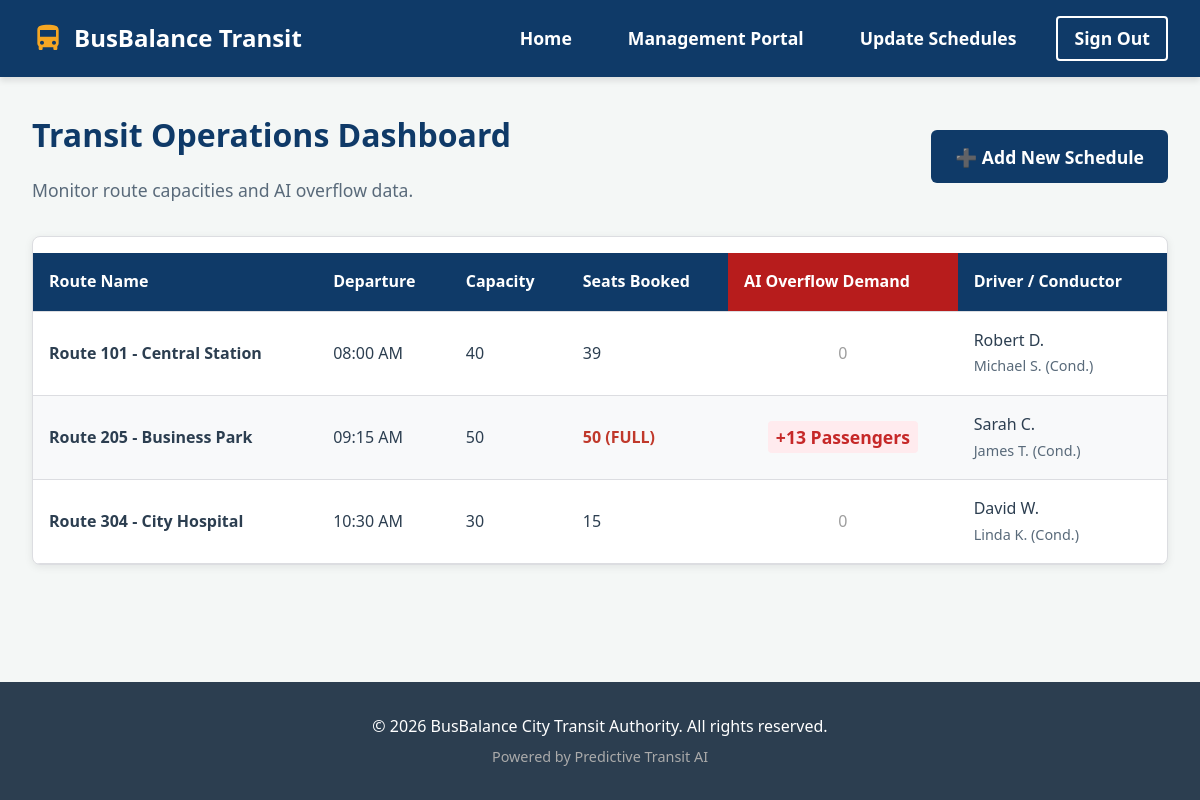
/staff/dashboard (signed in), run on the app's committed database.
### tables this page shows
CREATE TABLE schedules (id INTEGER PRIMARY KEY, route_name TEXT, departure_time TEXT, capacity INTEGER, booked_seats INTEGER DEFAULT 0, overflow_count INTEGER DEFAULT 0, driver_name TEXT, conductor_name TEXT);

### app.py (the view)
@app.route('/staff/dashboard')
@login_required
@role_required('staff')
def staff_dashboard():
    db = get_db()
    schedules = db.execute("SELECT * FROM schedules").fetchall()
    return render_template('staff/dashboard.html', schedules=schedules)

### app.py (called while the page is built)
def get_db():
    db = getattr(g, '_database', None)
    if db is None:
        db = g._database = sqlite3.connect(DATABASE)
        db.row_factory = sqlite3.Row
    return db

@app.teardown_appcontext
def close_connection(exception):
    db = getattr(g, '_database', None)
    if db is not None:
        db.close()

def login_required(f):
    @wraps(f)
    def decorated_function(*args, **kwargs):
        if session.get("user_id") is None:
            return redirect("/login")
        return f(*args, **kwargs)
    return decorated_function

def role_required(role):
    def decorator(f):
        @wraps(f)
        def decorated_function(*args, **kwargs):
            if session.get("role") != role:
                flash("Unauthorized access. Please login with correct credentials.", "error")
                return redirect("/")
            return f(*args, **kwargs)
        return decorated_function
    return decorator

### templates/staff/dashboard.html
{% extends "layout.html" %}
{% block content %}
<div style="display: flex; justify-content: space-between; align-items: center; margin-bottom: 2rem;">
    <div>
        <h1>Transit Operations Dashboard</h1>
        <p style="font-size: 1.1rem; color: var(--text-muted);">Monitor route capacities and AI overflow data.</p>
    </div>
    <a href="/staff/edit" class="btn btn-primary">➕ Add New Schedule</a>
</div>
<div class="card" style="overflow-x: auto; padding: 0;">
    <table class="data-table">
        <thead>
            <tr>
                <th>Route Name</th>
                <th>Departure</th>
                <th>Capacity</th>
                <th>Seats Booked</th>
                <th style="background-color: #b71c1c;">AI Overflow Demand</th>
                <th>Driver / Conductor</th>
            </tr>
        </thead>
        <tbody>
            {% for s in schedules %}
            <tr>
                <td style="font-weight: 600;">{{ s.route_name }}</td>
                <td>{{ s.departure_time }}</td>
                <td>{{ s.capacity }}</td>
                <td>
                    {% if s.booked_seats >= s.capacity %}
                        <span style="color: var(--danger); font-weight: bold;">{{ s.booked_seats }} (FULL)</span>
                    {% else %}
                        {{ s.booked_seats }}
                    {% endif %}
                </td>
                <td style="text-align: center;">
                    {% if s.overflow_count > 0 %}
                        <span style="background-color: #ffebee; color: #c62828; padding: 4px 8px; border-radius: 4px; font-weight: bold; font-size: 1.1rem;">+{{ s.overflow_count }} Passengers</span>
                    {% else %}
                        <span style="color: #9e9e9e;">0</span>
                    {% endif %}
                </td>
                <td>{{ s.driver_name }} <br> <span style="font-size: 0.9em; color: var(--text-muted);">{{ s.conductor_name }} (Cond.)</span></td>
            </tr>
            {% endfor %}
        </tbody>
    </table>
</div>
{% endblock %}

### static/style.css (style rules this page uses)
:root { --brand-blue: #0f3a68; --brand-gold: #f5a623; --bg-light: #f4f7f6; --text-dark: #2c3e50; --text-muted: #596a7a; --success: #27ae60; --danger: #c0392b; --border-color: #dcdde1; }
* { margin: 0; padding: 0; box-sizing: border-box; font-family: 'Segoe UI', Roboto, Helvetica, Arial, sans-serif; }
body { background-color: var(--bg-light); color: var(--text-dark); line-height: 1.6; font-size: 16px; display: flex; flex-direction: column; min-height: 100vh; }
.card { background: #ffffff; border-radius: 8px; padding: 2rem; box-shadow: 0 2px 8px rgba(0,0,0,0.08); border: 1px solid var(--border-color); margin-bottom: 1.5rem; }
h1, h2, h3 { color: var(--brand-blue); margin-bottom: 1rem; }
.btn { display: inline-block; padding: 0.8rem 1.5rem; font-size: 1.1rem; font-weight: 600; text-align: center; text-decoration: none; border-radius: 6px; cursor: pointer; border: none; transition: background 0.2s, transform 0.1s; }
.btn-primary { background-color: var(--brand-blue); color: #ffffff; }
.data-table { width: 100%; border-collapse: collapse; margin-top: 1rem; }
.data-table th, .data-table td { padding: 1rem; text-align: left; border-bottom: 1px solid var(--border-color); }
.data-table th { background-color: var(--brand-blue); color: white; font-weight: 600; }
.data-table tr:nth-child(even) { background-color: #f8f9fa; }

### data on the page
schedules: route_name "Route 101 - Central Station", departure_time "08:00 AM", capacity "40", booked_seats "39", overflow_count "0", driver_name "Robert D.", conductor_name "Michael S."
schedules: route_name "Route 205 - Business Park", departure_time "09:15 AM", capacity "50", booked_seats "50", overflow_count "13", driver_name "Sarah C.", conductor_name "James T."
schedules: route_name "Route 304 - City Hospital", departure_time "10:30 AM", capacity "30", booked_seats "15", overflow_count "0", driver_name "David W.", conductor_name "Linda K."
